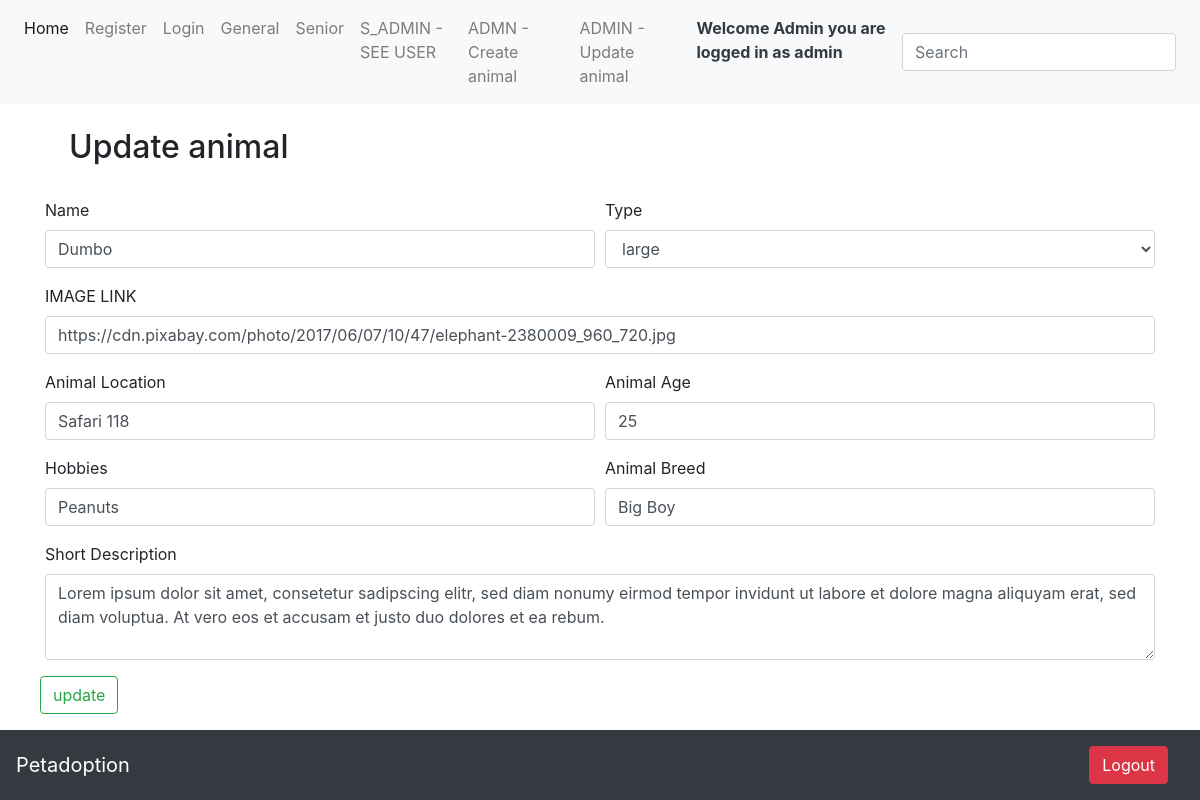
Screenshot of /update.php?animal_id=19 (signed in) with the database file from the repository.
### tables this page shows
CREATE TABLE `users` (
  `user_id` int(11) NOT NULL,
  `user_name` varchar(30) NOT NULL,
  `user_email` varchar(60) NOT NULL,
  `user_pass` varchar(255) NOT NULL,
  `user_status` enum('user','admin','s_admin') NOT NULL DEFAULT 'user'
);

CREATE TABLE `animals` (
  `animal_id` int(11) NOT NULL,
  `animal_size` enum('small','large','senior') DEFAULT NULL,
  `animal_name` varchar(255) DEFAULT NULL,
  `animal_image` varchar(255) DEFAULT NULL,
  `animal_description` varchar(255) DEFAULT NULL,
  `animal_location` varchar(255) DEFAULT NULL,
  `animal_age` varchar(255) DEFAULT NULL,
  `animal_hobbies` varchar(255) DEFAULT NULL,
  `animal_breed` varchar(255) DEFAULT NULL
);

### helper/UserHelper.php (called while the page is built, shortened)
<?php
function isLoggedIn(){
    if (!isset($_SESSION['user_id'])){
        return false;
    } else {
        return true;
    }
}
?>

### update.php (the view, shortened to what this page needs)
<?php
require_once 'actions/db_connect.php';
require_once 'helper/UserHelper.php';
      if ($_GET['animal_id']) {
        $animal_id = $_GET['animal_id'];
        $animal_sql = "SELECT * FROM animals WHERE animal_id = {$animal_id}";
        $animal_result = $connect->query($animal_sql);
        $animal_data = $animal_result->fetch_assoc();
?>
<!DOCTYPE html>
<html>
<head>
    <link rel="stylesheet" href="https://maxcdn.bootstrapcdn.com/bootstrap/4.0.0/css/bootstrap.min.css">
</head>
<body>
<?php
include 'templates/nav.php';
?>
<div class="container">
<h2 class="p-4">Update animal </h2>
<form action="actions/a_update.php" method= "post">
  <div class="form-row">
    <div class="form-group col-md-6">
      <label for="inputEmail4">Name</label>
      <input type="text" name="animal_name" class="form-control" id="inputEmail4" placeholder="Title" value="<?php echo $animal_data['animal_name'] ?>">
    </div>
    <div class="form-group col-md-6">
      <label for="inputPassword4">Type</label>
      <select class="form-control" id="exampleFormControlSelect1" name="animal_size">
      <option><?php echo $animal_data['animal_size'] ?></option>
    </select>
    </div>
  </div>
  <div class="form-group">
    <label for="exampleFormControlInput1">IMAGE LINK</label>
    <input type="text" name="animal_image" class="form-control" id="exampleFormControlInput1" placeholder="imagelink" value="<?php echo $animal_data['animal_image'] ?>">
  </div>
  <div class="form-row">
    <div class="form-group col-md-6">
      <label for="inputEmail4">Animal Location</label>
      <input type="text" name= "animal_location" class="form-control" id="inputEmail4" placeholder="Animal Location" value="<?php echo $animal_data['animal_location'] ?>">
    </div>
    <div class="form-group col-md-6">
      <label for="inputPassword4">Animal Age</label>
      <input type="text" name= "animal_age" class="form-control" id="inputPassword4" placeholder="Animal Age" value="<?php echo $animal_data['animal_age'] ?>">
    </div>
  </div>
  <div class="form-row">
    <div class="form-group col-md-6">
      <label for="inputEmail4">Hobbies</label>
      <input type="text" name="animal_hobbies" class="form-control" id="inputEmail4" placeholder="Animal Hobbies" value="<?php echo $animal_data['animal_hobbies'] ?>">
    </div>
    <div class="form-group col-md-6">
      <label for="inputPassword4">Animal Breed</label>
      <input type="text" name="animal_breed" class="form-control" id="inputPassword4" placeholder="Animal breed" value="<?php echo $animal_data['animal_breed'] ?>">
    </div>
  </div>
  <div class="form-group">
    <label for="exampleFormControlTextarea1">Short Description</label>
    <textarea type="text" class="form-control"name="animal_description" id="exampleFormControlTextarea1" rows="3" ><?php echo $animal_data['animal_description'] ?></textarea>
  </div>
  <div class="form-row">
    <button class="btn btn-outline-success my-2 my-sm-0" type="submit">update</button>
</form>
    </div>
    <nav class="navbar navbar-dark bg-dark fixed-bottom text-white mt-2">
  <a class="navbar-brand">Petadoption</a>
    <a class="nav-link" href="logout.php?logout"><button type="button" class="btn btn-danger">Logout</button></a>
</nav>
</body>
</html>
<?php
      }
?>

### templates/nav.php (shortened to what this page needs)
<?php
require_once 'helper/UserHelper.php';
    if (isLoggedIn()) {
	$sql = "SELECT * FROM users WHERE user_id = " . $_SESSION['user_id'];
	$result = $connect->query($sql);
	$data = $result->fetch_assoc();
}
?>
<nav class="navbar navbar-expand-lg navbar-light bg-light">
 <div class="collapse navbar-collapse" id="navbarSupportedContent">
    <ul class="navbar-nav mr-auto">
      <li class="nav-item active">
        <a class="nav-link" href="index.php">Home <span class="sr-only">(current)</span></a>
      </li>
      <li class="nav-item">
        <a class="nav-link" href="register.php">Register</a>
      </li>
      <li class="nav-item">
        <a class="nav-link" href="login.php">Login</a>
      </li>
      <li class="nav-item">
        <a class="nav-link" href="general.php">General</a>
      </li>
      <li class="nav-item">
        <a class="nav-link" href="senior.php">Senior</a>
      </li>
      <li class="nav-item">
        <a class="nav-link" href="sadmin.php">S_ADMIN - SEE USER</a>
      </li>
      <li class="nav-item">
        <a class="nav-link" href="create.php">ADMN - Create animal</a>
      </li>
      <li class="nav-item">
        <a class="nav-link" href="admin_update.php">ADMIN - Update animal</a>
      </li>
     <li>
      <?php
      if (isLoggedIn())
      {?>
      <p class="nav-link text-dark font-weight-bold">Welcome <?php echo $data['user_name'] ?> you are logged in as <?php echo $data['user_status'] ?></p>
      <?php } else {?>
        <p class="nav-link text-dark font-weight-bold">Please log in <a href="login.php">here</a></p>
        <?php
      }
      ?>
      </li>
    </ul>
    <form class="form-inline my-2 my-lg-0 ">
      <input class="form-control mr-sm-2" name="search_input" id="search_input" type="search" placeholder="Search" aria-label="Search">
    </form>
  </div>
</nav>

### rows the page displays
users: user_name "Admin", user_status "admin"
animals: animal_name "Dumbo", animal_size "large", animal_image "https://cdn.pixabay.com/photo/2017/06/07/10/47/elephant-2380009_960_720.jpg", animal_location "Safari 118", animal_age "25", animal_hobbies "Peanuts", animal_breed "Big Boy", animal_description "Lorem ipsum dolor sit amet, consetetur sadipscing elitr, sed diam nonumy eirmod tempor invidunt ut labore et dolore magna aliquyam erat, sed diam voluptua. At vero eos et accusam et justo duo dolores et ea rebum."
